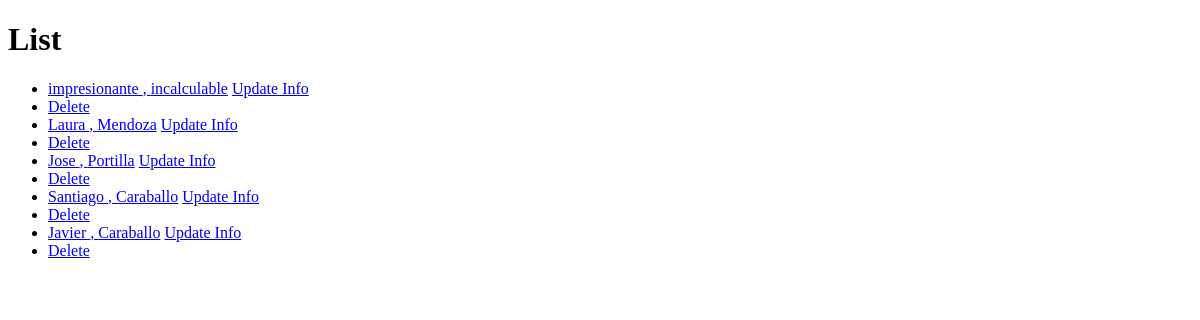
/classroom/teacher_list/, run on an earlier commit of the app's database.
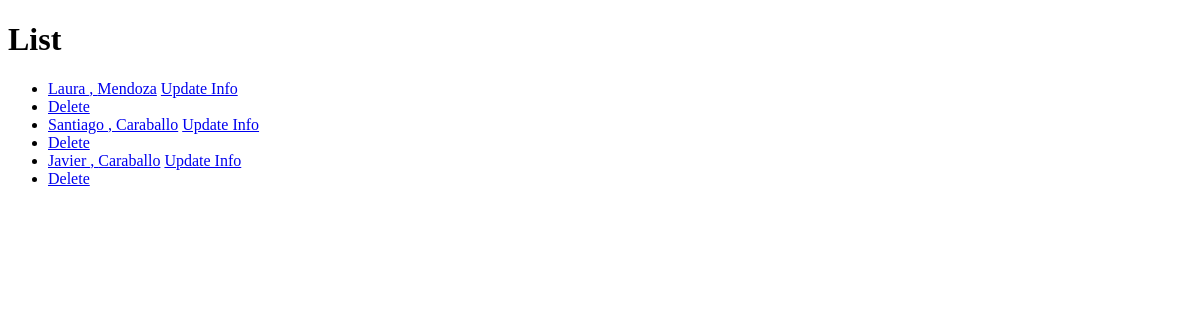
And on a later commit of the database.
### classroom/models.py (models this page shows, shortened)
class Teacher(models.Model):
    first_name = models.CharField(max_length=30)
    last_name = models.CharField(max_length=30)
    subject = models.CharField(max_length=30)

### classroom/views.py (the view)
# urls.py: path('teacher_list/', TeacherListView.as_view(), name='teacher_list'),
class TeacherListView(ListView):
    model = Teacher
    context_object_name = 'teacher_list'

### classroom/templates/classroom/teacher_list.html (shortened to what this page needs)
<!DOCTYPE html>
<html lang="en">
  <head>
  </head>
  <body>
    <h1>List</h1>
    <ul>
      {% for teacher in teacher_list %}
      <li>
        <a href="/classroom/teacher_detail/{{ teacher.id }}"
          >{{teacher.first_name}} , {{teacher.last_name}}</a
        >
        <a href="/classroom/update_teacher/{{teacher.id}}">Update Info</a>
        <li>
          <a href="/classroom/delete_teacher/{{teacher.id}}">Delete</a>
        </li>
      </li>
      {% endfor %}
    </ul>
  </body>
</html>

What changed in the data, as far as the page shows it:
removed Teacher: first_name "impresionante", last_name "incalculable"
removed Teacher: first_name "Jose", last_name "Portilla"
